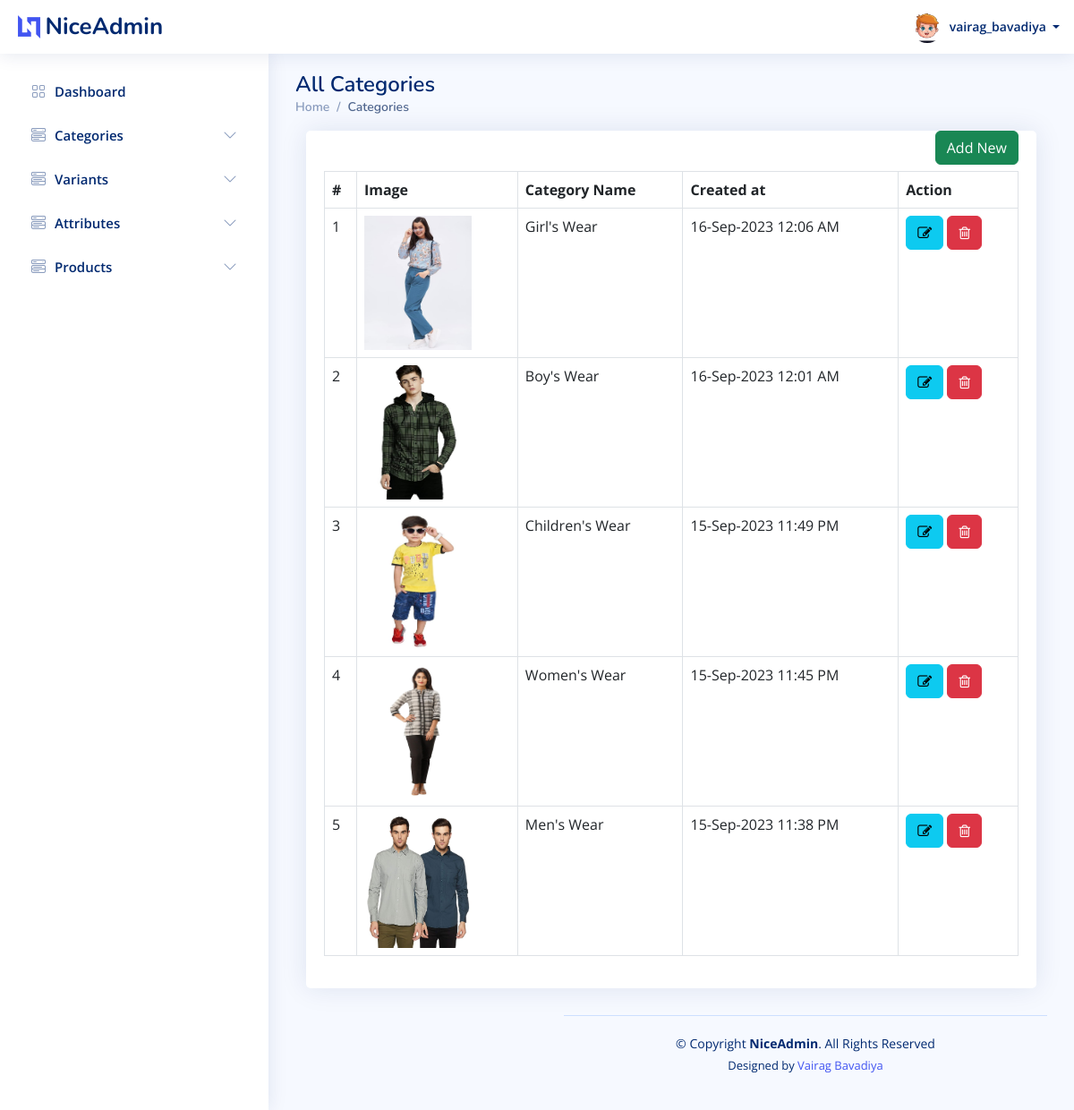
/admin/categories/all.php (signed in), run on an earlier commit of the app's database.
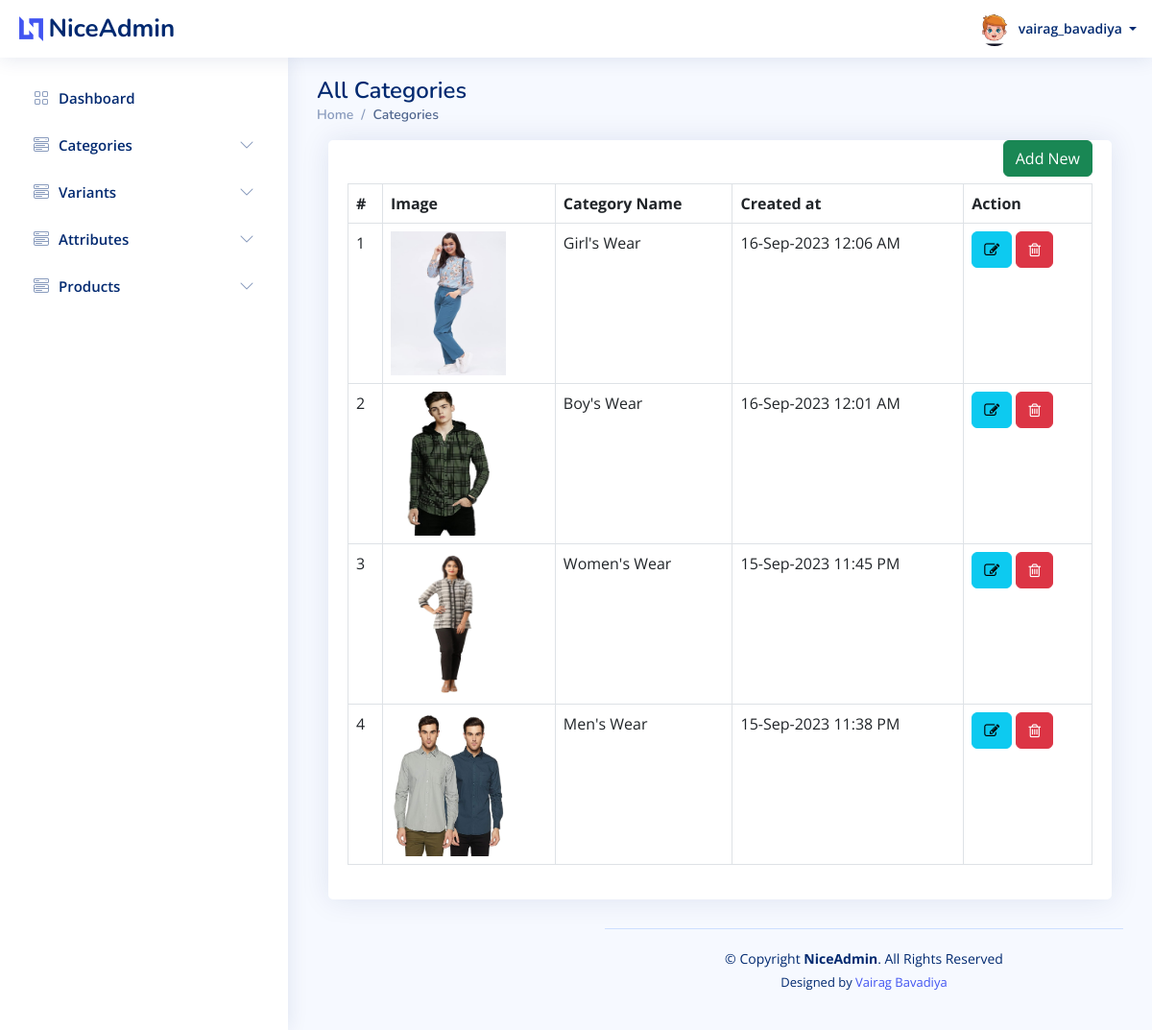
And on a later commit of the database.
### tables this page shows
CREATE TABLE `category` (
  `id` int(20) NOT NULL,
  `category_name` varchar(20) NOT NULL,
  `category_description` text NOT NULL,
  `image` varchar(50) NOT NULL,
  `created_by` int(50) NOT NULL,
  `updated_by` int(50) NOT NULL,
  `created_at` datetime NOT NULL,
  `updated_at` datetime NOT NULL,
  `is_active` tinyint(1) NOT NULL
);

### admin/categories/all.php (the view, shortened to what this page needs)
<?php
require('../header.php');
?>
<main id="main" class="main">
    <div class="pagetitle">
        <h1>All Categories</h1>
        <nav>
            <ol class="breadcrumb">
                <li class="breadcrumb-item active"><a href="/e-commerce/admin/dashboard.php">Home</a></li>
                <li class="breadcrumb-item active">Categories</li>
            </ol>
        </nav>
    </div>
    <section class="content">
        <div class="container-fluid">
            <div class="row">
                <div class="col-lg-12 grid-margin stretch-card">
                    <div class="card">
                        <div class="card-body">
                            <div style="margin-bottom: 45px;">
                                <a href="/e-commerce/admin/categories/create.php" class="btn btn-success" style="float: right; margin-left: 15px;">Add New</a>
                            </div>
                            <table class="table table-bordered datatable" id="table_id">
                                <thead>
                                    <tr>
                                        <th>#</th>
                                        <th>Image</th>
                                        <th>Category Name</th>
                                        <th>Created at</th>
                                        <th>Action</th>
                                    </tr>
                                </thead>
                                <tbody>
                                    <?php
                                    $query = "SELECT id,category_name,image,category_description,created_at from category ORDER BY id DESC";
                                    if ($result = $conn->query($query)) {
                                        $i = 0;
                                        while ($row = $result->fetch_assoc()) {
                                            $i++;
                                    ?>
                                            <tr>
                                                <td><?php echo $i; ?></td>
                                                <td>
                                                    <?php
                                                    if ($row['image'] == "")
                                                        echo "-";
                                                    else { ?>
                                                        <img height="150" width="120" src=" <?php echo $row['image']; ?>">
                                                    <?php
                                                    }
                                                    ?>
                                                </td>
                                                <td><?php echo $row['category_name']; ?></td>
                                                <td><?php echo date('d-M-Y h:i A', strtotime($row['created_at'])); ?></td>
                                                <td>
                                                    <a class="btn btn-info" href="edit.php?id=<?php echo $row["id"]; ?>"><i class="fa fa-edit"></i></a>
                                                    <a class="btn btn-danger" href="delete.php?id=<?php echo $row["id"]; ?>"><i class="fa fa-trash-o"></i></a>
                                                </td>
                                            </tr>
                                    <?php
                                        }
                                    }
                                    ?>
                                </tbody>
                            </table>
                        </div>
                    </div>
                </div>
            </div>
        </div>
    </section>
    <?php require('../footer.php'); ?>

What changed in the data, as far as the page shows it:
removed category: image (picture), category_name "Children's Wear", created_at "15-Sep-2023 11:49 PM"
